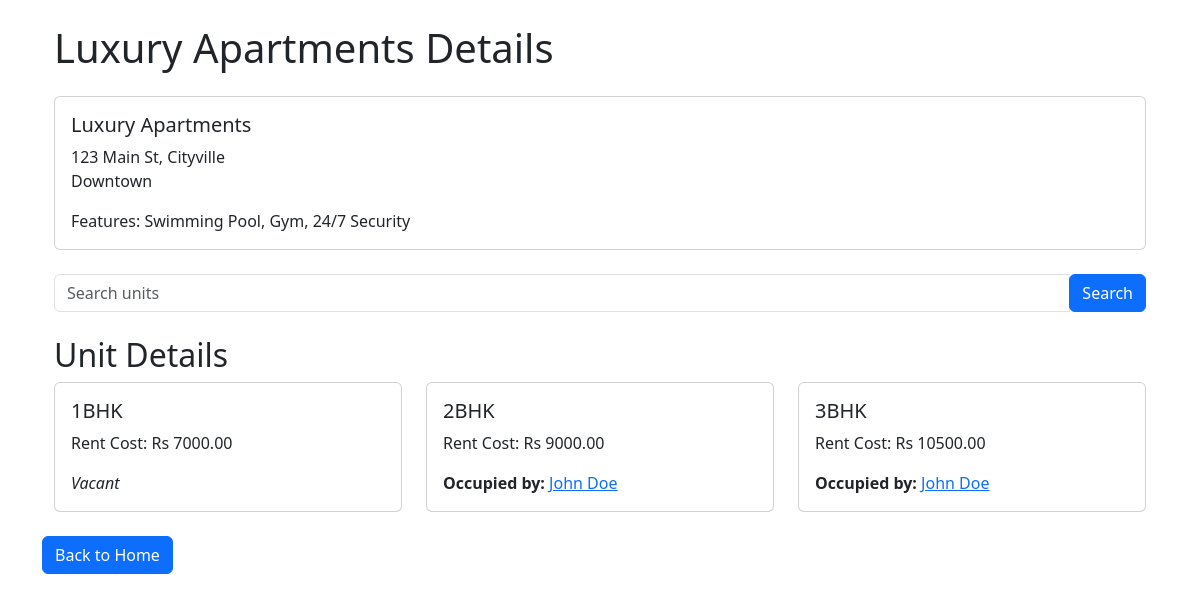
Page /property/1/ on the committed database.
### property/models.py (models this page shows, shortened)
class Property(models.Model):
    object_id = models.UUIDField(
        unique=True, editable=False,
        default=uuid.uuid4, verbose_name='Public identifier'
    )
    name = models.CharField(max_length=255)
    address = models.TextField()
    location = models.CharField(max_length=500)
    features = models.TextField()

class Unit(models.Model):
    type_choices = [
        ('1BHK', '1BHK'),
        ('2BHK', '2BHK'),
        ('3BHK', '3BHK'),
        ('4BHK', '4BHK')
    ]
    object_id = models.UUIDField(default=uuid.uuid4,
        unique=True, editable=False, verbose_name='Public identifier'
    )
    property = models.ForeignKey(Property, on_delete=models.CASCADE)
    rent_cost = models.DecimalField(max_digits=10, decimal_places=2)
    unit_type = models.CharField(choices=type_choices, max_length=4)
    unit_number = models.CharField(max_length=255, null=True,
                                    blank=True, unique=True)

### tenant/models.py (models this page shows, shortened)
class Tenant(models.Model):
    id = models.AutoField(primary_key=True)
    object_id = models.UUIDField(default=uuid.uuid4,
        unique=True, editable=False, verbose_name='Public identifier'
    )
    name = models.CharField(max_length=255)
    address = models.TextField()
    document_proof = models.FileField(upload_to='tenant/documents/')

### property/views.py (the view)
# urls.py: path('property/<int:pk>/', PropertyDetailView.as_view(), name='property_detail')
class PropertyDetailView(DetailView):
    model = Property
    template_name = 'property_detail.html'
    context_object_name = 'property'
    def get_context_data(self, **kwargs):
        context = super().get_context_data(**kwargs)
        property_id = self.object.id
        unit_search = self.request.GET.get('unit_search', '')
        context['units'] = Unit.objects.filter(
            Q(property_id=property_id
            ) & (Q(unit_type__icontains=unit_search
            ) | Q(rent_cost__icontains=unit_search))
        )
        context['now'] = datetime.datetime.now()
        return context

### property/templates/property_detail.html (shortened to what this page needs)
{% extends 'base.html' %}
{% block content %}
    <div class="container mt-4">
        <h1>{{ property.name }} Details</h1>
        <div class="card my-4">
            <div class="card-body">
                <h5 class="card-title">{{ property.name }}</h5>
                <p class="card-text">{{ property.address }}<br>
                {{ property.location }}</p>
                <p class="card-text">Features: {{ property.features }}</p>
            </div>
        </div>
        <form method="get" action="{% url 'property_detail' property.id %}" class="mb-4">
            <div class="input-group">
                <input type="text" name="unit_search" class="form-control" placeholder="Search units">
                <div class="input-group-append">
                    <button type="submit" class="btn btn-primary">Search</button>
                </div>
            </div>
        </form>
        {% if units %}
            <h2>Unit Details</h2>
            <div class="row">
                {% for unit in units %}
                    <div class="col-md-4 mb-4">
                        <div class="card">
                            <div class="card-body">
                                <h5 class="card-title">{{ unit.get_unit_type_display }}</h5>
                                <p class="card-text">Rent Cost: Rs {{ unit.rent_cost }}</p>
                                {% if unit.lease_set.exists %}
                                    {% with tenant=unit.lease_set.first.tenant %}
                                        <p class="card-text"><strong>Occupied by:</strong> <a href="{% url 'tenant_profile' tenant.id %}">{{ tenant.name }}</a></p>
                                    {% endwith %}
                                {% else %}
                                    <p class="card-text"><em>Vacant</em></p>
                                {% endif %}
                            </div>
                        </div>
                    </div>
                {% endfor %}
            </div>
        {% else %}
            <p>No unit details available.</p>
        {% endif %}
    </div>
    <a href="{% url 'home' %}" class="btn btn-primary">Back to Home</a>
{% endblock %}

### rows in the picture
Property: name "Luxury Apartments", address "123 Main St, Cityville", location "Downtown", features "Swimming Pool, Gym, 24/7 Security"
Unit: unit_type "1BHK", rent_cost "7000.00", shows "Vacant"
Unit: unit_type "2BHK", rent_cost "9000.00", lease_set.first.tenant.name "John Doe"
Unit: unit_type "3BHK", rent_cost "10500.00", lease_set.first.tenant.name "John Doe"
